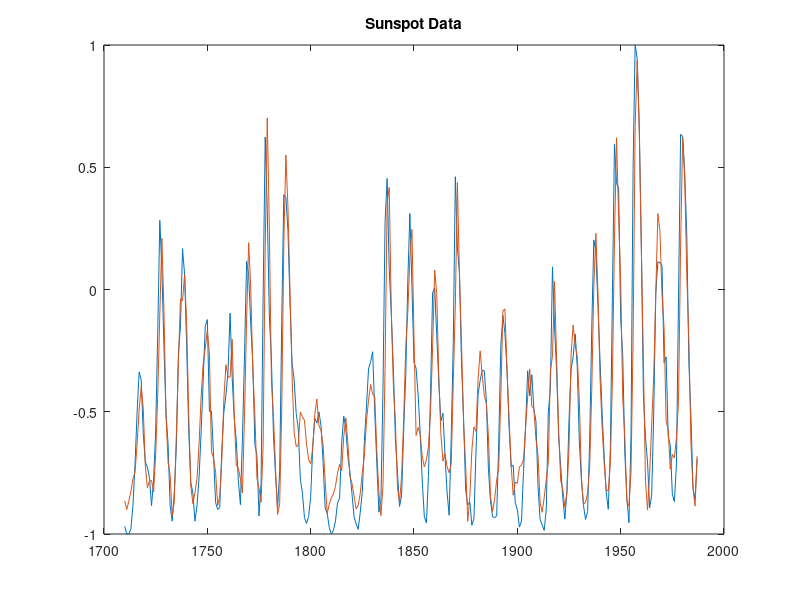

Reproduce this figure in MATLAB.
clear all, close all, clc
Name = 'Hess'
% by Dave Touretzky (1st modified by Nikolay Nikolaev) (2nd Modification by
% Andrew Rice)
% https://www.cs.cmu.edu/afs/cs/academic/class/15782-f06/matlab/
load sunspot.dat
year=sunspot(:,1); relNums=sunspot(:,2); %plot(year,relNums)
ynrmv=mean(relNums(:)); sigy=std(relNums(:));
nrmY=relNums; %nrmY=(relNums(:)-ynrmv)./sigy;
ymin=min(nrmY(:)); ymax=max(nrmY(:));
relNums=2.0*((nrmY-ymin)/(ymax-ymin)-0.5);

% create a matrix of lagged values for a time series vector
Ss=relNums'; idim=10; % input dimension
odim=length(Ss)-idim; % output dimension

for i=1:odim
    y(i)=Ss(i+idim);
    for j=1:idim
        x(i,j) = Ss(i-j+idim); %x(i,idim-j+1) = Ss(i-j+idim);
    end
end
% Initial Paramaters
Patterns = x'; Desired = y; NHIDDENS = 5; prnout=Desired;
[NINPUTS,NPATS] = size(Patterns); [NOUTPUTS,NP] = size(Desired);
LearnRate = 1.0 ; Momentum = 0; DerivIncr = 0; deltaW1 = 0; deltaW2 = 0;
Inputs1 = [ones(1,NPATS); Patterns];
Weights1 = 0.5*(rand(NHIDDENS,1+NINPUTS)-0.5);
Weights2 = 0.5*(rand(1,1+NHIDDENS)-0.5);
TSS_Limit = 0.02;
Weights = [reshape(Weights1, 1, []), reshape(Weights2, 1, [])];
Out = zeros(1,NPATS); 
                                    %%
%%%%%%%%%%%%%%%%%%%%%%%%%%%%%%%%%%%%%%%%%%%%%%%%%%%%%%%%%%%%%%%%%%%%%%%%%%%    
%%%%%%%%%%%%                   FEED FORWARD              %%%%%%%%%%%%%%%%%%
%%%%%%%%%%%%%%%%%%%%%%%%%%%%%%%%%%%%%%%%%%%%%%%%%%%%%%%%%%%%%%%%%%%%%%%%%%% 
                                    %%
for epoch = 1:200
%     if epoch > 1;
%         Beta = Error;       
%     else
%         Beta(1,1:size(Out,2)) = 1;
%         HessianInverse(length(Weights), length(Weights)) = 1; 
%     end
% %     Beta(1,1:size(Out,2)) = 1;
%     %%
    % Forward propagation
    NetIn1 = Weights1 * Inputs1;
    Hidden=1-2./(exp(2*NetIn1)+1); %Hidden = tanh( NetIn1 );
    Inputs2 = [ones(1,NPATS); Hidden];
    NetIn2 = Weights2 * Inputs2;
    Out = NetIn2;  prnout=Out;
    Error = Desired - Out;
    TSS = sum(sum( Error.^2 ));
    Beta(1,1:size(Out,2)) = 1;
    bperr = ( Weights2' * Beta );
    HiddenBeta = (1.0 - Hidden .^2 ) .* bperr(1:end-1,:);
    
                                    %%
%%%%%%%%%%%%%%%%%%%%%%%%%%%%%%%%%%%%%%%%%%%%%%%%%%%%%%%%%%%%%%%%%%%%%%%%%%%        
%%%%%%%%%%%%%%%%%%%%%%%%%%       JACOBIAN      %%%%%%%%%%%%%%%%%%%%%%%%%%%%
%%%%%%%%%%%%%%%%%%%%%%%%%%%%%%%%%%%%%%%%%%%%%%%%%%%%%%%%%%%%%%%%%%%%%%%%%%%    
                                    %%
     sz = size(Inputs1,2); jacobian = zeros(sz,length(Weights));
     G=zeros(sz,length(Weights)); dW1 = zeros(1, 55); dW2 = zeros(1,6); 
    for d = 1:size(Inputs1,2) % 278
        count = 0;
        for d1 = 1:size(Inputs1,1) % 11
            for d2 = 1:size(HiddenBeta,1) % 5
                count = count + 1;
                dW1(d,count) = Inputs1(d1,d) * HiddenBeta(d2,d);
            end
        end
        % dW2 update
        for h = 1 :size(Inputs2,1) 
            dW2(d,h) = Beta(1,d) * Inputs2(h,d);        
        end
        G= [dW2 dW1];
        jacobian(d,:) = G(d,:);      
    end

                                    %%
%%%%%%%%%%%%%%%%%%%%%%%%%%%%%%%%%%%%%%%%%%%%%%%%%%%%%%%%%%%%%%%%%%%%%%%%%%%    
%%%%%%%%%%%%%%%%            APPROXIMATE HESSIAN            %%%%%%%%%%%%%%%%
%%%%%%%%%%%%%%%%%%%%%%%%%%%%%%%%%%%%%%%%%%%%%%%%%%%%%%%%%%%%%%%%%%%%%%%%%%%    
                                    %%

    Hessian = jacobian' * jacobian ;  
    HessianInverse = inv(Hessian + (0.01 * eye(size(jacobian,2))));
    HessianInverse = (HessianInverse/278)/100;
                                    
                                    %%
%%%%%%%%%%%%%%%%%%%%%%%%%%%%%%%%%%%%%%%%%%%%%%%%%%%%%%%%%%%%%%%%%%%%%%%%%%%    
%%%%%%%%%%%%%%%%%%%       SECOND  PASS WITH HESSIAN      %%%%%%%%%%%%%%%%%%
%%%%%%%%%%%%%%%%%%%%%%%%%%%%%%%%%%%%%%%%%%%%%%%%%%%%%%%%%%%%%%%%%%%%%%%%%%%    
                                    %%  
    % Forward propagation
    
    NetIn1 = Weights1 * Inputs1;
    Hidden=1-2./(exp(2*NetIn1)+1); %Hidden = tanh( NetIn1 );
    Inputs2 = [ones(1,NPATS); Hidden];
    NetIn2 = Weights2 * Inputs2;
    Out = NetIn2;  prnout=Out;
    % Backward propagation of errors
    Error = Desired - Out;
    TSS = sum(sum( Error.^2 )); % sum(sum(E.*E));
    Beta = Error;
    bperr = ( Weights2' * Beta );
    HiddenBeta = (1.0 - Hidden .^2 ) .* bperr(1:end-1,:);

    dW2 = Beta * Inputs2';
    dW1 = HiddenBeta * Inputs1';

                                    %%   
%%%%%%%%%%%%%%%%%%%%%%%%%%%%%%%%%%%%%%%%%%%%%%%%%%%%%%%%%%%%%%%%%%%%%%%%%%%    
%%%%%%%%%%%%%%%%%%%       DELTA UPDATES WITH HESSIAN      %%%%%%%%%%%%%%%%%
%%%%%%%%%%%%%%%%%%%%%%%%%%%%%%%%%%%%%%%%%%%%%%%%%%%%%%%%%%%%%%%%%%%%%%%%%%%         
    %%
    for dw2Col = 1:size(dW2,2)%6
        for dw2Row = 1:size(dW2,1)%1
%             display(HessianInverse(dw2Col,dw2Col));
            deltaW2(dw2Row,dw2Col) = Momentum + dW2(dw2Row,dw2Col) * ...
                HessianInverse(dw2Col,dw2Col);
        end
    end
    Count = 0;
    for dw1Row = 1:size(dW1,1)%11
        for dw1Col = 1:size(dW1,2)%55  
            Count = Count + 1;
%             display(HessianInverse(dw2Col+Count,dw2Col+Count));
            deltaW1(dw1Row,dw1Col) = Momentum + dW1(dw1Row,dw1Col) * ...
                HessianInverse(11-dw1Row+ dw1Col- 5, 11-dw1Row+ dw1Col- 5);
        end
    end



                                    %%
%%%%%%%%%%%%%%%%%%%%%%%%%%%%%%%%%%%%%%%%%%%%%%%%%%%%%%%%%%%%%%%%%%%%%%%%%%%    
%%%%%%%%%%%%%%%%             WEIGHT UPDATES             %%%%%%%%%%%%%%%%%%%
%%%%%%%%%%%%%%%%%%%%%%%%%%%%%%%%%%%%%%%%%%%%%%%%%%%%%%%%%%%%%%%%%%%%%%%%%%%    
                                    %%    


    Weights1 = deltaW1 + Weights1;
    Weights2 = deltaW2 + Weights2;


                                    %%
%%%%%%%%%%%%%%%%%%%%%%%%%%%%%%%%%%%%%%%%%%%%%%%%%%%%%%%%%%%%%%%%%%%%%%%%%%%    
%%%%%%%%%%%%%%%               PRINT ERROR              %%%%%%%%%%%%%%%%%%%%
%%%%%%%%%%%%%%%%%%%%%%%%%%%%%%%%%%%%%%%%%%%%%%%%%%%%%%%%%%%%%%%%%%%%%%%%%%%    
                                    %%
    
    fprintf('Epoch %3d:  Error = %f\n',epoch,TSS);
    if TSS < TSS_Limit, break, end
    
 end
plot(year(idim+1:288),Desired,year(idim+1:288),prnout)
title('Sunspot Data')

